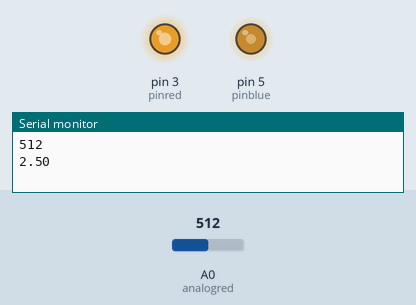
This sketch was run on a simulated Arduino Uno, built with avr-gcc and run on an emulated ATmega328P. On the bench: output pins drawn as LEDs (lit = HIGH), the last lines printed to the serial monitor. The inputs (shaded band) are chosen by the test bench; at power-on: A0 (analogred) = 512.

Above: at 1.8 s.
1.9 s: A0 (analogred) set to 716
At 2.4 s:
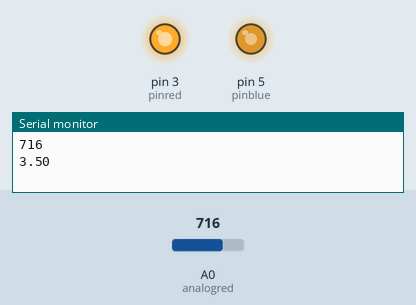
5.0 s: A0 (analogred) set to 900
At 5.4 s:
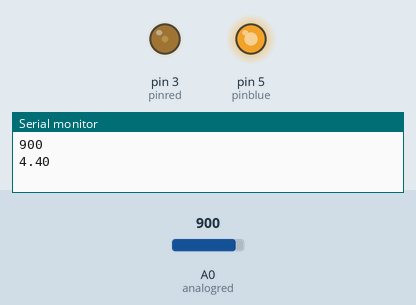
8.1 s: A0 (analogred) set to 511
At 8.9 s:
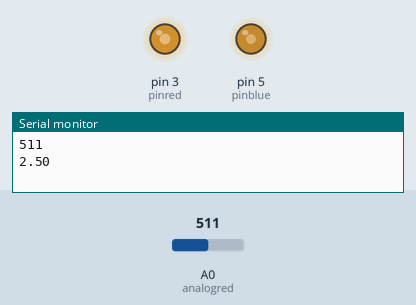
11.2 s: A0 (analogred) set to 324
At 12.9 s:
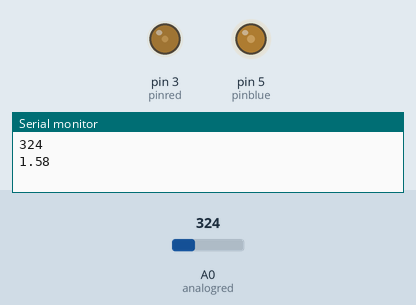
14.3 s: A0 (analogred) set to 294
At 14.9 s:
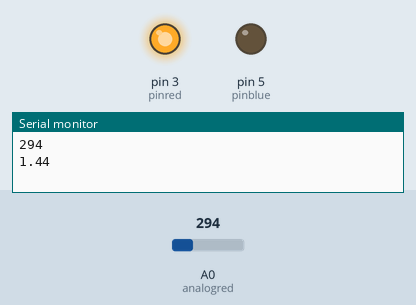
Timing chart, 0 to 18.4 s (numbered marks = the images above; inputs shaded):
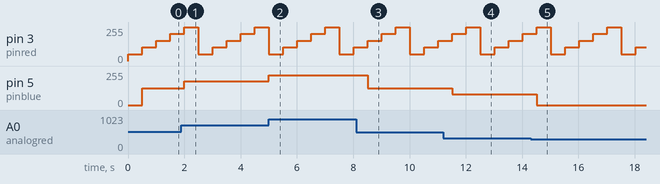

Measured:
- the behaviour switches between 307 and 306 on A0 (analogred) (found by bisection; images 4 and 5)
- after the input at 1.9 s, pin 5 (pinblue): 127/255 → 178/255 after 0.10 s
- after the input at 5.0 s, pin 5 (pinblue): 178/255 → 224/255 at once
- after the input at 8.1 s, pin 5 (pinblue): 224/255 → 127/255 after 0.41 s
- after the input at 11.2 s, pin 5 (pinblue): 127/255 → 80/255 after 0.32 s
- after the input at 14.3 s, pin 5 (pinblue): 80/255 → 0/255 after 0.22 s

The sketch:

sketch_jun11a.ino
```cpp
int pinred=3;       //Red LED to pin 3
int pinblue=5;      //Blue LED to pin 5
int analogred=A0;   //analog pin to get the voltage of Red led
int redvoltage;     //variable to read the voltage of red LED
float actualvoltage; //variable to store actual voltage
int reddelay=500;    //Wait for 500ms
int bluedelay=500;   //Wait for 500ms

void setup() {
  // put your setup code here, to run once:
  Serial.begin(9600);
  pinMode(pinred,OUTPUT);
  pinMode(pinblue,OUTPUT);
  pinMode(analogred,INPUT);
}

void loop() {
  // put your main code here, to run repeatedly:
  for(int i=1;i<=5;i++)
  {
    analogWrite(pinred,51*i);
    delay(500);
    redvoltage=analogRead(analogred);
    Serial.println(redvoltage);
    actualvoltage=(5.*redvoltage)/1023.;
    Serial.println(actualvoltage);
    Serial.println(" ");
    if(actualvoltage>=1.5)
    {
      analogWrite(pinblue,actualvoltage*51);
    }
    else
    {
      analogWrite(pinblue,0);
    }
  }
}
```
